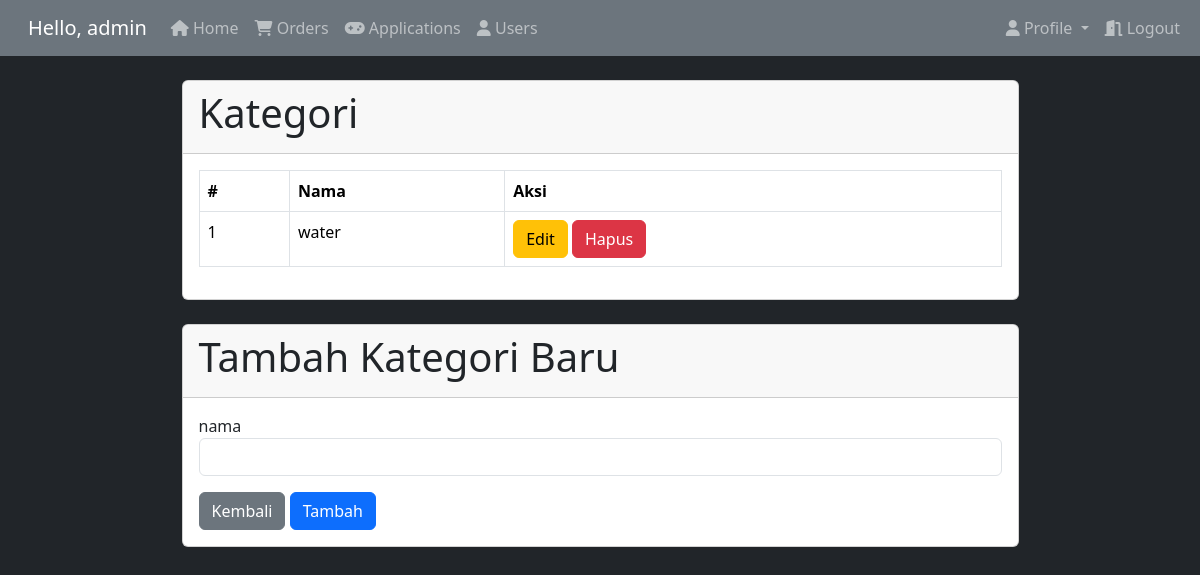
The app's page /admin/category.php (signed in), older data.
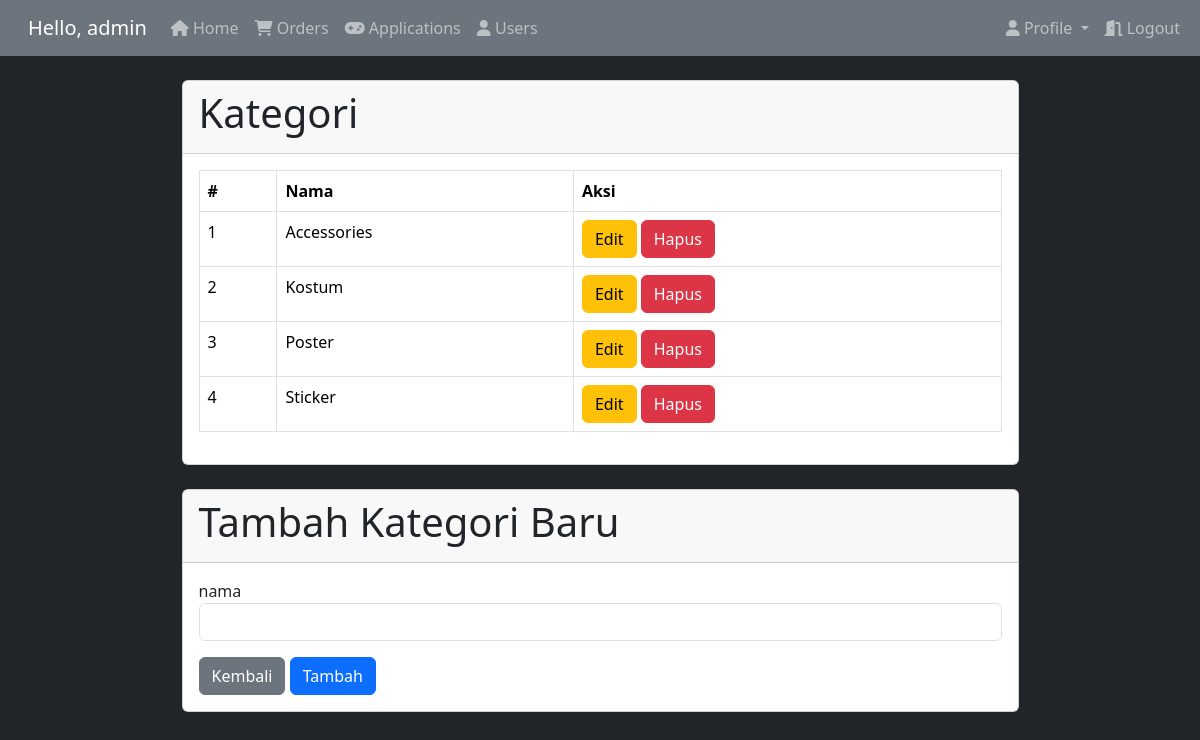
The same page, newer data.
### tables this page shows
CREATE TABLE `kategori` (
  `id` int NOT NULL,
  `nama` varchar(100) NOT NULL
);

### app/controller/CategoryController.php (called while the page is built, shortened)
<?php
class CategoryController
{
    private $conn;
    public function __construct($conn)
    {
        $this->conn = $conn;
    }
    public function getAllCategories()
    {
        $sql = "SELECT * FROM kategori";
        $result = $this->conn->query($sql);
        $categories = [];
        if ($result->num_rows > 0) {
            while ($row = $result->fetch_assoc()) {
                $categories[] = $row;
            }
        }
        return $categories;
    }
}

### admin/category.php (the view, shortened to what this page needs)
<?php
require '../layout/admin/header.php';
require '../app/controller/CategoryController.php';
$controller = new CategoryController($conn);
$categories = $controller->getAllCategories();
?>
<div class="container mt-4 mb-3">
    <div class="card w-75 mx-auto">
        <div class="card-header">
            <h1>Kategori</h1>
        </div>
        <div class="card-body">
            <table class="table table-bordered">
                <thead>
                    <tr>
                        <th>#</th>
                        <th>Nama</th>
                        <th>Aksi</th>
                    </tr>
                </thead>
                <tbody>
                    <?php foreach ($categories as $index => $category): ?>
                        <tr>
                            <td><?php echo $index + 1; ?></td>
                            <td><?php echo $category['nama']; ?></td>
                            <td>
                                <a href="edit_category.php?id=<?php echo $category['id']; ?>"
                                    class="btn btn-warning">Edit</a>
                                <a href="delete_category.php?id=<?php echo $category['id']; ?>" class="btn btn-danger"
                                    onclick="return confirm('Apakah anda yakin ingin menghapus kategori ini?')">Hapus</a>
                            </td>
                        </tr>
                    <?php endforeach; ?>
                </tbody>
            </table>
        </div>
    </div>
</div>
<div class="container mt-4">
    <div class="card w-75 mx-auto">
        <div class="card-header">
            <h1>Tambah Kategori Baru</h1>
        </div>
        <div class="card-body">
            <form action="category.php" method="POST">
                <div class="form-group mb-3">
                    <label for="nama">nama</label>
                    <input type="text" name="nama" id="nama" class="form-control" required>
                </div>
                <a href="inventory.php" class="btn btn-secondary">Kembali</a>
                <button type="submit" class="btn btn-primary">Tambah</button>
            </form>
        </div>
    </div>
</div>
<?php
require '../layout/admin/footer.php';
?>

Row changes from the older to the newer data that the page shows:
changed kategori: nama "water" → "Accessories"
added kategori: nama "Kostum"
added kategori: nama "Poster"
added kategori: nama "Sticker"
